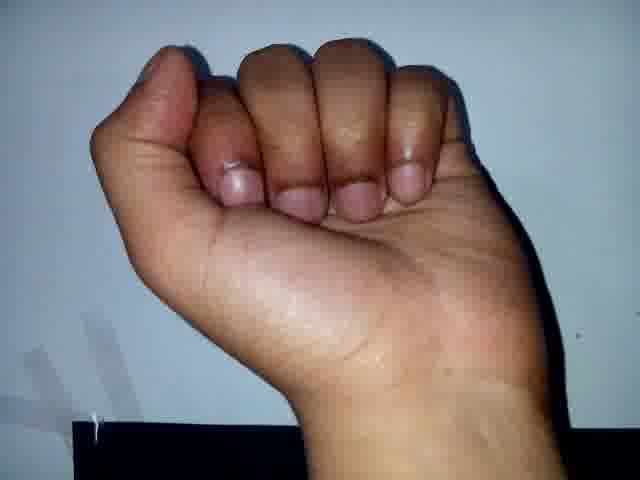
#> input picture test_image/A.jpg, 640 x 480 px, found by its file name
$ python skindetectalgotest.py   (older library calls are emulated)
#> lines starting #> are read from the running program, lines starting #| are printed output that depends on the picture; after the words box and inside, x2 and y2 are one past the last pixel; in counts of white or black regions, pixels touching at a corner belong together
### rgbhycrcb.py
'''
author = Nishant Kumar

an implementation of the rgb_h_ycrcb algorithm for skin detection
'''
import cv2
import numpy as np

def R1(R,G,B):
    R = int(R)
    G = int(G)
    B = int(B)
    e1 = (R>95) and (G>40) and (B>20) and ((max(R,max(G,B)) - min(R, min(G,B)))>15) and (abs(R-G)>15) and (R>G) and (R>B);
    e2 = (R>220) and (G>210) and (B>170) and (abs(R-G)<=15) and (R>B) and (G>B);
    return (e1 or e2);

def R2(Y,Cr,Cb):
    e3 = Cr <= 1.5862*Cb+20;
    e4 = Cr >= 0.3448*Cb+76.2069;
    e5 = Cr >= -4.5652*Cb+234.5652;
    e6 = Cr <= -1.15*Cb+301.75;
    e7 = Cr <= -2.2857*Cb+432.85;
    return (e3 and e4 and e5 and e6 and e7);

def R3(H,S,V):
    return ((H<25) or (H>230))

def ThresholdSkin(frame):


    rows,cols,channel = frame.shape
    dst = np.zeros((rows,cols,1),np.uint8)

    src_ycrcb = cv2.cvtColor(frame,cv2.COLOR_BGR2YCR_CB)
    # OpenCV scales the Hue Channel to [0,180] for
    # 8bit images, make sure we are operating on
    # the full spectrum from [0,360] by using floating
    # point precision:
    src_hsv = frame.astype(np.float32)
    src_hsv = cv2.cvtColor(src_hsv,cv2.COLOR_BGR2HSV)

    # And then scale between [0,255] for the rules in the paper
    # to apply. This uses normalize with CV_32FC3, which may fail
    # on older OpenCV versions. If so, you probably want to split
    # the channels first and call normalize independently on each
    # channel:
    src_hsv = cv2.normalize(src_hsv,0,255,norm_type=cv2.NORM_MINMAX,dtype=cv2.CV_32FC3)
    # iterate over the data
    for i in range(0,rows):
        for j in range(0,cols):
            pixel = frame[i,j]
            B = pixel[0]
            G = pixel[1]
            R = pixel[2]
            # apply the rgb rule
            a = R1(R,G,B)

            pixel = src_ycrcb[i,j]
            Y = pixel[0]
            Cr = pixel[1]
            Cb = pixel[2]
            # apply the YCrCb rule
            b = R2(Y,Cr,Cb)

            pixel = src_hsv[i,j]
            H = pixel[0]
            S = pixel[1]
            V = pixel[2]
            # apply the HSV rule
            c = R3(H,S,V)
            #if not skin then black
            if (a and b and c) :
                dst[i,j] = 255

    return dst

### skindetectalgotest.py
import cv2
import numpy as np
from rgbhycrcb import *

frame = cv2.imread('sample/A.jpg')
#> frame is the input picture: shape (480, 640, 3); mean B, G, R 125.7, 125.3, 132.6

frame = cv2.resize(frame,(200,200))
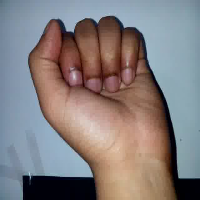
#> frame: shape (200, 200, 3); mean B, G, R 125.6, 125.2, 132.5


skin = ThresholdSkin(frame)
#> in ThresholdSkin, `src_ycrcb = cv2.cvtColor(frame,cv2.COLOR_BGR2YCR_CB)`: src_ycrcb: shape (200, 200, 3); mean of channels 0, 1, 2 127.5, 131.6, 127
#> in ThresholdSkin, `src_hsv = cv2.cvtColor(src_hsv,cv2.COLOR_BGR2HSV)`: src_hsv: shape (200, 200, 3) float32; mean H, S, V 128.6, 0.4, 150.9
#> in ThresholdSkin, `src_hsv = cv2.normalize(src_hsv,0,255,norm_type=cv2.NORM_MINMAX,dtype=..`: src_hsv: shape (200, 200, 3) float32; mean H, S, V 91.4, 0.3, 107.2
#> after the loop in ThresholdSkin, `for i in range(0,rows):`:
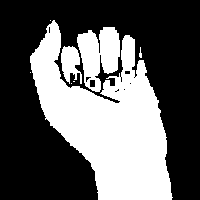
#> dst: shape (200, 200, 1); 38.7% white; 8 white regions (4 under 20 px), largest, box (x1, y1, x2, y2) and area: (30, 20, 173, 200) 13161, (77, 27, 120, 92) 1777, (61, 46, 82, 84) 519, (139, 47, 142, 58) 20
dailation_size = 5
erosion_size = 5

# kernel = cv2.getStructuringElement(cv2.MORPH_RECT,(5,5))
#
# skinmask = cv2.erode(skin,kernel,iterations=2)
# skinmask = cv2.dilate(skinmask,kernel,iterations=2)

cv2.imshow("skin", skin)
cv2.waitKey()

$ run again, with test_image/B.jpg copied over test_image/A.jpg
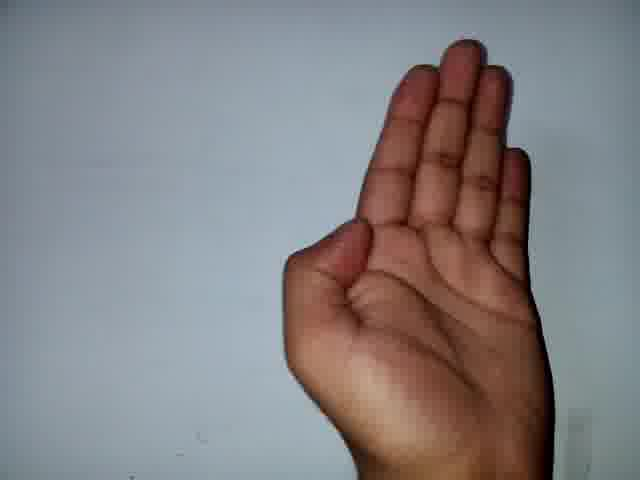
#> input picture test_image/B.jpg, 640 x 480 px, found by its file name
#> frame is the input picture: shape (480, 640, 3); mean B, G, R 132, 129.8, 132.7
#> `frame = cv2.resize(frame,(200,200))`:
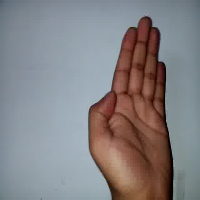
#> frame: shape (200, 200, 3); mean B, G, R 132, 129.8, 132.7
#> src_ycrcb: shape (200, 200, 3); mean of channels 0, 1, 2 130.9, 129.3, 128.7
#> after the loop in ThresholdSkin, `for i in range(0,rows):`:
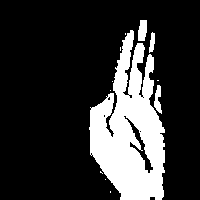
#> dst: shape (200, 200, 1); 20.1% white; 12 white regions (8 under 20 px), largest, box (x1, y1, x2, y2) and area: (89, 30, 165, 200) 7638, (138, 20, 147, 41) 161, (154, 85, 162, 114) 137, (149, 32, 155, 53) 85

$ run again, with test_image/C.jpg copied over test_image/A.jpg
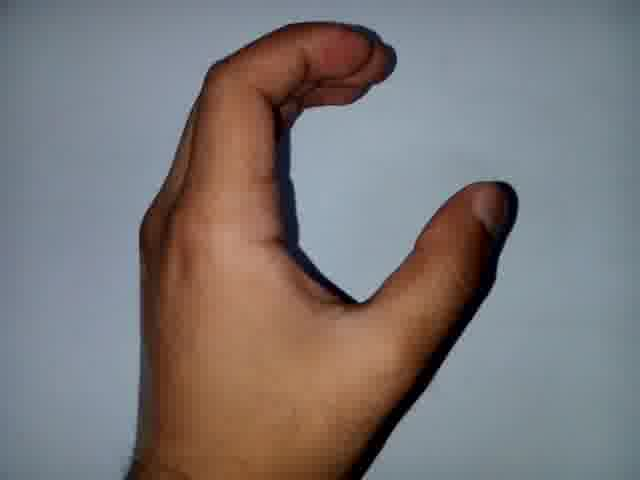
#> input picture test_image/C.jpg, 640 x 480 px, found by its file name
#> frame is the input picture: shape (480, 640, 3); mean B, G, R 119.8, 119.6, 124.8
#> `frame = cv2.resize(frame,(200,200))`:
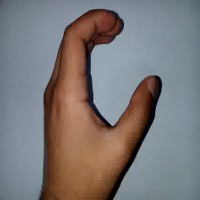
#> frame: shape (200, 200, 3); mean B, G, R 119.7, 119.6, 124.7
#> src_ycrcb: shape (200, 200, 3); mean of channels 0, 1, 2 121.1, 130.6, 127.3
#> after the loop in ThresholdSkin, `for i in range(0,rows):`:
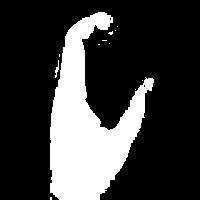
#> dst: shape (200, 200, 1); 23.5% white; 12 white regions (10 under 20 px), largest, box (x1, y1, x2, y2) and area: (50, 12, 154, 200) 9332, (55, 60, 59, 78) 31
